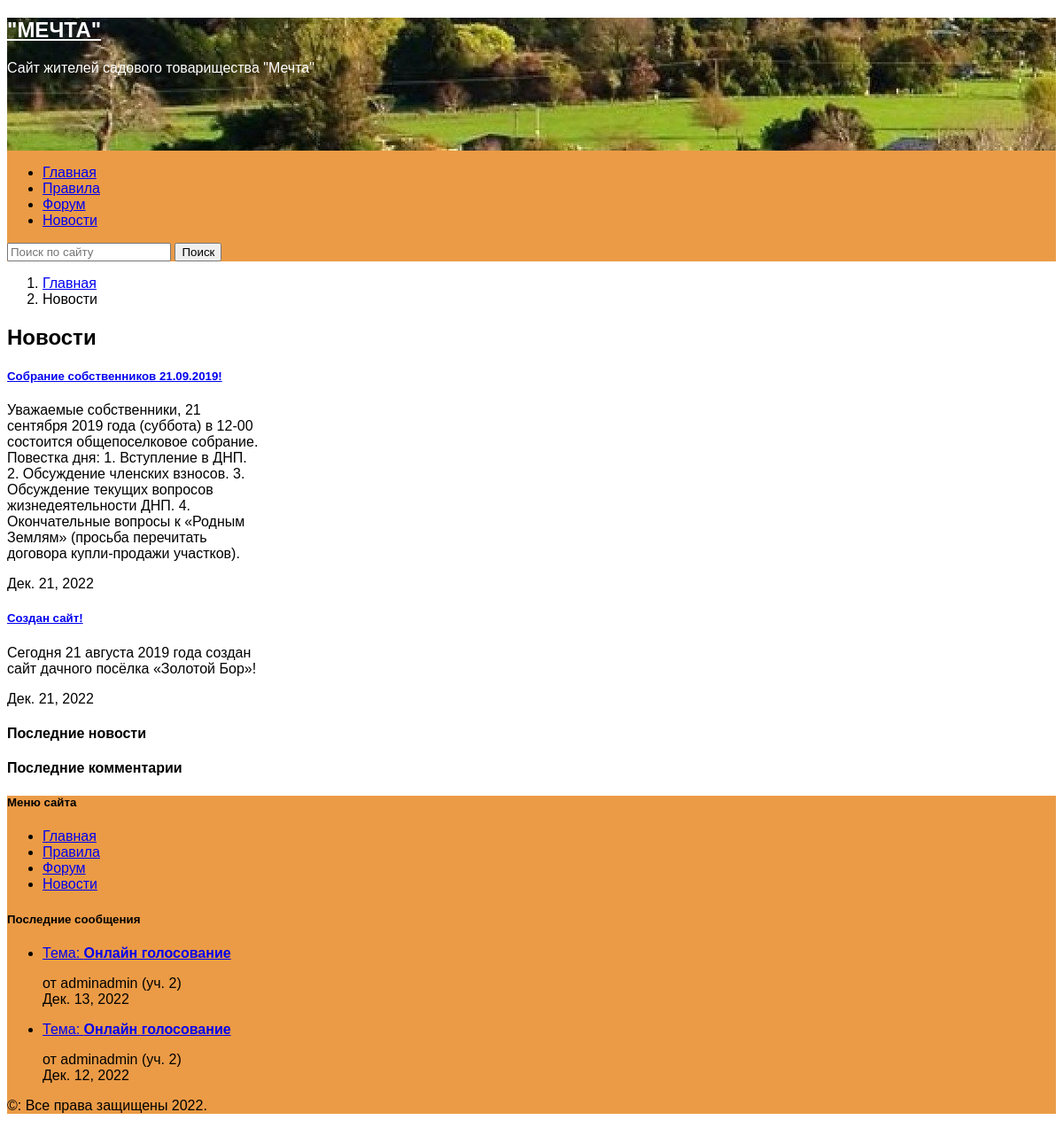
The app's page /articles/ with its own data.
### mechta/apps/website/models.py (models this page shows, shortened)
class SitePage(models.Model):
    slug = models.SlugField('url', max_length=255, db_index=True, unique=True, default='', blank=True)
    alias = models.CharField('ссылка', max_length=20, default='', null=True, blank=True)
    title = models.CharField('название', max_length=200, null=True, blank=True)
    intro_text = models.TextField('краткое содержание страницы', null=True, blank=True, default='')
    content = models.TextField('содержание страницы', null=True, blank=True, default='')
    pub_date = models.DateField('дата создания')
    template = models.CharField('файл шаблона', max_length=100, null=False, blank=True, default='.html')
    context_model = models.CharField('контекст модели', max_length=50, default='', null=True, blank=True)
    use_in_menu = models.BooleanField()
    is_category = models.BooleanField()
    def get_absolute_url(self):
        host = 'http://127.0.0.1:8000/'
        return host + self.slug + '/' if self.slug else host

### mechta/apps/articles/models.py (models this page shows, shortened)
class Article(models.Model):
    slug = models.SlugField('url', max_length=255, db_index=True, unique=True, default='', blank=True)
    title = models.CharField('название новости', max_length=200)
    text = models.TextField('текст новости')
    pub_date = models.DateField('дата публикации')

### mechta/apps/articles/views.py (the view)
# urls.py: urlpatterns = [path('', views.ViewPage.as_view(), name='page'),
class ViewPage(DataMixin, ListView):
    model = Article
    context_object_name = 'page'
    template_name = 'articles/articles_content.html'
    def get_context_data(self, **kwargs):
        context = super().get_context_data(**kwargs)
        context = self.add_user_context(context=context,
                                        )
        return context

### mechta/apps/utils.py (called while the page is built, shortened)
    @staticmethod
    def get_list_apps():
        return [apps.get_app_config(app.split('.')[0]) for app in settings.INSTALLED_APPS
                if not app.startswith("django.")]

    def get_menu_items(self):
        host = 'http://127.0.0.1:8000/'
        apps_items = []
        for app in self.get_list_apps():
            if hasattr(app, 'menu_name'):
                apps_items.append((app.menu_name, host + app.label + '/'))
        pages = SitePage.objects.filter(use_in_menu=True)
        return [(page.title, page.get_absolute_url()) for page in pages] + apps_items

    @staticmethod
    def get_last_messages():
        return Message.objects.\
            values('user_id__username',
                   'user_id__profile__land_plot',
                   'topic_id__title',
                   'topic_id__id',
                   'topic_id__section_id__id',
                   'pub_date').\
            order_by('-pub_date')

    def add_user_context(self, context, context_model=None, is_forum_page=False, request_path=None, **kwargs):
        context['menu_items'] = self.get_menu_items()
        context['last_messages'] = self.get_last_messages()
        if context_model is not None:
            context[context_model] = self.get_context_model_content(context_model, **kwargs)
        return context

### mechta/templates/articles/articles_content.html (shortened to what this page needs)
{% extends "main.html" %}
{% block second_page_link %}
    <li class="breadcrumb-item active" aria-current="page">
        Новости
    </li>
{% endblock %}
{% block content_title %}
    <h2 class="pb-2 border-bottom">
        Новости
    </h2>
{% endblock %}
{% block content %}
    <div class="d-flex flex-row row-cols-2 g-8 py-8">
        <div class="col-md-9">
            <div class="row row-cols-1 row-cols-sm-2 row-cols-md-3 g-3">
            {% for item in page|slice:"::-1" %}
            <div class="col">
                <div class="card" style="width: 18rem;">
                    <div class="card-body">
                        <a class="text-black text-decoration-none" href="{% url "articles:article" item.slug %}">
                        <h5 class="card-title">{{ item.title }}</h5>
                        </a>
                        <p class="card-text">
                            {{ item.text }}
                        </p>
                        <p> {{ item.pub_date }} </p>
                    </div>
                </div>
            </div>
            {% endfor %}
            </div>
        </div>
        <div class="col-md-3 align-top">
            {% include "right_column.html" %}
        </div>
    </div>
{% endblock %}

### mechta/templates/top_menu.html
 {% load static %}
    <div class="container-fluid p-0" style="background-color:#eb9b46">
        <div class="row align-items-center container-fluid m-0" style="height: 150px; background-image: url('{% static 'fon.jpg' %}')">
            <div class="col-lg-4 d-flex justify-content-center">
                <div class="site-branding navbar-brand">
                    <h2 class="site-title fs-4">
                        <a class="text-decoration-none" href="https://zolotoi-bor.ru/" rel="home" style="color:#FFFFFF">"МЕЧТА"</a>
                    </h2>
                    <p class="site-description fs-5" style="color:#FFFFFF">Сайт жителей садового товарищества "Мечта"</p>
                </div>
            </div>
        </div>
        <div class="row container-fluid justify-content-md-center">
            <nav class="navbar navbar-expand-lg  navbar-light bg-transparent" aria-label="Main navigation">
                <ul class="navbar-nav me-auto mb-2 mb-lg-0">
                {% for title, url in menu_items %}
                    <li class="nav-item">
                        <a class="nav-link fs-6 fw-semibold text-light" href="{{ url }}">{{ title }}</a>
                    </li>
                {% endfor %}
                </ul>
                <form class="d-flex" role="search" action="{% url 'website:search_results' %}" method="get">
                    <input name="w_q" class="form-control rounded-3 me-2" type="search" placeholder="Поиск по сайту" aria-label="Search">
                    <button class="btn btn-outline-light text-light menu-search-btn rounded-3" type="submit">Поиск</button>
                </form>
            </nav>
        </div>
    </div>

### mechta/templates/bottom_menu.html
<div class="col mb-3">
    <h5 class="text-muted fw-semibold">Меню сайта</h5>
    <ul class="nav flex-column">
    {% for title, url in menu_items %}
        <li class="nav-item mb-2 border-bottom">
            <a class="nav-link p-0 text-light fs-6" href="{{ url }}">{{ title }}</a>
        </li>
    {% endfor %}
    </ul>
</div>

### mechta/static/website/css/main.css (style rules this page uses)
html { font-size: 16px; }
body { font-family: "Public+Sans", sans-serif; font-size: 16px; font-weight: 300; color: #000000; background-color: #FFFFFF; min-width: 320px; }

### records on screen
SitePage: menu_items "Главная", menu_items "Главная"
SitePage: menu_items "Правила", menu_items "Правила"
Article: title "Собрание собственников 21.09.2019!", text "Уважаемые собственники, 21 сентября 2019 года (суббота) в 12-00 состоится общепоселковое собрание. Повестка дня: 1. Вступление в ДНП. 2. Обсуждение членских взносов. 3. Обсуждение текущих вопросов жизнедеятельности ДНП. 4. Окончательные вопросы к «Родным Землям» (просьба перечитать договора купли-продажи участков).", pub_date "Дек. 21, 2022"
Article: title "Создан сайт!", text "Сегодня 21 августа 2019 года создан сайт дачного посёлка «Золотой Бор»!", pub_date "Дек. 21, 2022"

### other values on screen
{{ title }} "Форум" "Новости"
{{ message.topic_id__title }} "Онлайн голосование" "Онлайн голосование"
{{ message.user_id__username }} "adminadmin" "adminadmin"
{{ message.user_id__profile__land_plot }} "2" "2"
{{ message.pub_date }} "Дек. 13, 2022" "Дек. 12, 2022"
